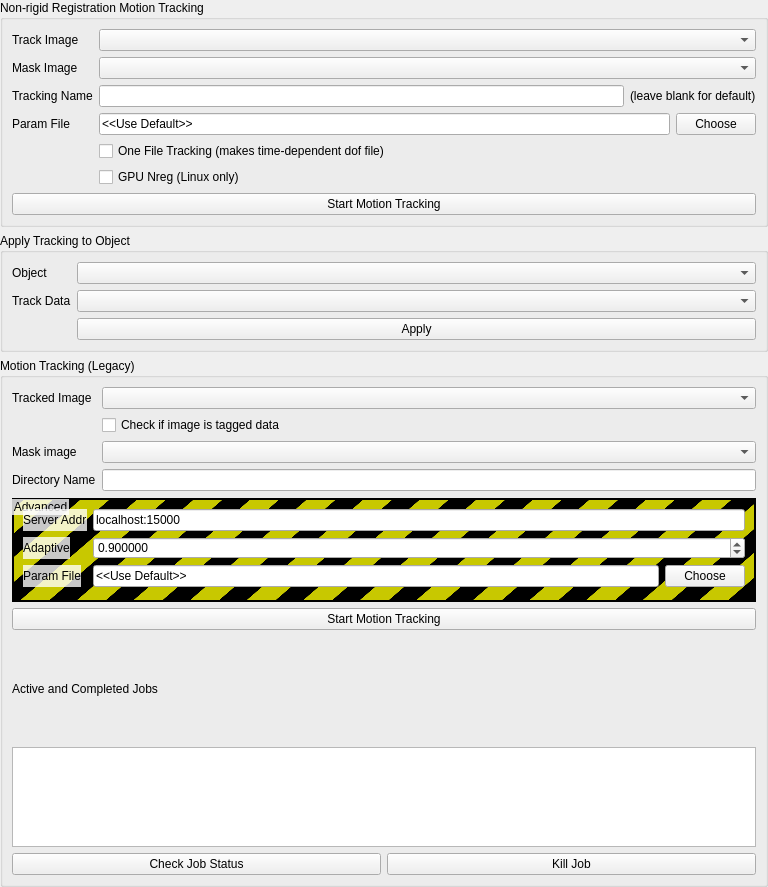
     <widget class="QWidget" name="page_3">
      <property name="geometry">
       <rect>
        <x>0</x>
        <y>0</y>
        <width>768</width>
        <height>887</height>
       </rect>
      </property>
      <property name="sizePolicy">
       <sizepolicy hsizetype="Preferred" vsizetype="Fixed">
        <horstretch>0</horstretch>
        <verstretch>0</verstretch>
       </sizepolicy>
      </property>
      <attribute name="label">
       <string>3. Motion Tracking</string>
      </attribute>
      <layout class="QVBoxLayout" name="verticalLayout_10">
       <property name="leftMargin">
        <number>0</number>
       </property>
       <property name="topMargin">
        <number>0</number>
       </property>
       <property name="rightMargin">
        <number>0</number>
       </property>
       <property name="bottomMargin">
        <number>0</number>
       </property>
       <item>
        <widget class="QGroupBox" name="groupBox_19">
         <property name="title">
          <string>Non-rigid Registration Motion Tracking</string>
         </property>
         <layout class="QVBoxLayout" name="verticalLayout_14">
          <item>
           <layout class="QFormLayout" name="formLayout_19">
            <property name="fieldGrowthPolicy">
             <enum>QFormLayout::AllNonFixedFieldsGrow</enum>
            </property>
            <property name="verticalSpacing">
             <number>6</number>
            </property>
            <item row="0" column="0">
             <widget class="QLabel" name="label_66">
              <property name="text">
               <string>Track Image</string>
              </property>
             </widget>
            </item>
            <item row="0" column="1">
             <widget class="QComboBox" name="trackedNregBox"/>
            </item>
            <item row="1" column="0">
             <widget class="QLabel" name="label_65">
              <property name="text">
               <string>Mask Image</string>
              </property>
             </widget>
            </item>
            <item row="1" column="1">
             <widget class="QComboBox" name="maskNregBox"/>
            </item>
            <item row="2" column="0">
             <widget class="QLabel" name="label_67">
              <property name="text">
               <string>Tracking Name</string>
              </property>
             </widget>
            </item>
            <item row="2" column="1">
             <layout class="QHBoxLayout" name="horizontalLayout_14">
              <item>
               <widget class="QLineEdit" name="trackingNregName"/>
              </item>
              <item>
               <widget class="QLabel" name="label_68">
                <property name="text">
                 <string>(leave blank for default)</string>
                </property>
               </widget>
              </item>
             </layout>
            </item>
            <item row="4" column="0">
             <widget class="QLabel" name="label_69">
              <property name="text">
               <string>Param File</string>
              </property>
             </widget>
            </item>
            <item row="6" column="1">
             <widget class="QCheckBox" name="gpuNregCheck">
              <property name="text">
               <string>GPU Nreg (Linux only)</string>
              </property>
             </widget>
            </item>
            <item row="5" column="1">
             <widget class="QCheckBox" name="oneFileCheck">
              <property name="text">
               <string>One File Tracking (makes time-dependent dof file)</string>
              </property>
             </widget>
            </item>
            <item row="4" column="1">
             <layout class="QHBoxLayout" name="horizontalLayout_15">
              <item>
               <widget class="QLineEdit" name="paramNRegEdit">
                <property name="text">
                 <string>&lt;&lt;Use Default&gt;&gt;</string>
                </property>
               </widget>
              </item>
              <item>
               <widget class="QPushButton" name="chooseNRegParamButton">
                <property name="text">
                 <string>Choose</string>
                </property>
               </widget>
              </item>
             </layout>
            </item>
           </layout>
          </item>
          <item>
           <widget class="QPushButton" name="startNregButton">
            <property name="text">
             <string>Start Motion Tracking</string>
            </property>
           </widget>
          </item>
         </layout>
        </widget>
       </item>
       <item>
        <widget class="QGroupBox" name="groupBox_7">
         <property name="title">
          <string>Apply Tracking to Object</string>
         </property>
         <layout class="QFormLayout" name="formLayout_5">
          <property name="fieldGrowthPolicy">
           <enum>QFormLayout::AllNonFixedFieldsGrow</enum>
          </property>
          <item row="0" column="0">
           <widget class="QLabel" name="label_20">
            <property name="text">
             <string>Object</string>
            </property>
           </widget>
          </item>
          <item row="0" column="1">
           <widget class="QComboBox" name="trackObjBox">
            <property name="sizePolicy">
             <sizepolicy hsizetype="Expanding" vsizetype="Fixed">
              <horstretch>0</horstretch>
              <verstretch>0</verstretch>
             </sizepolicy>
            </property>
           </widget>
          </item>
          <item row="1" column="0">
           <widget class="QLabel" name="label_21">
            <property name="text">
             <string>Track Data</string>
            </property>
           </widget>
          </item>
          <item row="1" column="1">
           <widget class="QComboBox" name="trackDataBox">
            <property name="sizePolicy">
             <sizepolicy hsizetype="Expanding" vsizetype="Fixed">
              <horstretch>0</horstretch>
              <verstretch>0</verstretch>
             </sizepolicy>
            </property>
           </widget>
          </item>
          <item row="3" column="1">
           <widget class="QPushButton" name="applyTrackButton">
            <property name="sizePolicy">
             <sizepolicy hsizetype="Expanding" vsizetype="Fixed">
              <horstretch>0</horstretch>
              <verstretch>0</verstretch>
             </sizepolicy>
            </property>
            <property name="text">
             <string>Apply</string>
            </property>
           </widget>
          </item>
         </layout>
        </widget>
       </item>
       <item>
        <widget class="QGroupBox" name="legacyBox">
         <property name="minimumSize">
          <size>
           <width>0</width>
           <height>0</height>
          </size>
         </property>
         <property name="title">
          <string>Motion Tracking (Legacy)</string>
         </property>
         <layout class="QVBoxLayout" name="verticalLayout_5">
          <item>
           <layout class="QFormLayout" name="formLayout">
            <property name="fieldGrowthPolicy">
             <enum>QFormLayout::AllNonFixedFieldsGrow</enum>
            </property>
            <property name="topMargin">
             <number>0</number>
            </property>
            <item row="0" column="0">
             <widget class="QLabel" name="label_3">
              <property name="text">
               <string>Tracked Image</string>
              </property>
             </widget>
            </item>
            <item row="0" column="1">
             <widget class="QComboBox" name="trackedBox">
              <property name="toolTip">
               <string>Choose an image to track through time using MotionTrack</string>
              </property>
             </widget>
            </item>
            <item row="1" column="1">
             <widget class="QCheckBox" name="isTagCheck">
              <property name="text">
               <string>Check if image is tagged data</string>
              </property>
             </widget>
            </item>
            <item row="2" column="1">
             <widget class="QComboBox" name="maskBox">
              <property name="toolTip">
               <string>Choose an isotropic LV/BiV segmentation mask made from first frame of tracked image (label 2 for cavity, 3 for myocardium)</string>
              </property>
             </widget>
            </item>
            <item row="2" column="0">
             <widget class="QLabel" name="label_4">
              <property name="text">
               <string>Mask image</string>
              </property>
             </widget>
            </item>
            <item row="3" column="0">
             <widget class="QLabel" name="label_70">
              <property name="text">
               <string>Directory Name</string>
              </property>
             </widget>
            </item>
            <item row="3" column="1">
             <widget class="QLineEdit" name="trackDirEdit"/>
            </item>
           </layout>
          </item>
          <item>
           <widget class="QGroupBox" name="trackAdvBox">
            <property name="styleSheet">
             <string notr="true">
QGroupBox::indicator{
background-color:rgba(255.0,255.0,255.0,200.0); 
}


QGroupBox{
border: 2px solid black;
background-color: qlineargradient(spread:reflect, x1:0, y1:0, x2:0.037, y2:0.006, stop:0.475271 rgba(0, 0, 0, 255), stop:0.497948 rgba(200, 200, 0, 255));
}

QGroupBox::title {
color: black;
background-color:rgba(255.0,255.0,255.0,200.0); 
}

QLabel{
color: black;
background-color:rgba(255.0,255.0,255.0,200.0);
}
</string>
            </property>
            <property name="title">
             <string>Advanced</string>
            </property>
            <property name="checkable">
             <bool>false</bool>
            </property>
            <layout class="QFormLayout" name="formLayout_18">
             <property name="fieldGrowthPolicy">
              <enum>QFormLayout::AllNonFixedFieldsGrow</enum>
             </property>
             <item row="0" column="0">
              <widget class="QLabel" name="svrAddrLabel">
               <property name="text">
                <string>Server Addr</string>
               </property>
              </widget>
             </item>
             <item row="0" column="1">
              <widget class="QLineEdit" name="svrAddrBox">
               <property name="toolTip">
                <string>Address of the MotionTrack server, must be localhost:&lt;NUM&gt; or &lt;IP&gt;:&lt;NUM&gt;</string>
               </property>
               <property name="text">
                <string>localhost:15000</string>
               </property>
              </widget>
             </item>
             <item row="1" column="0">
              <widget class="QLabel" name="label_5">
               <property name="text">
                <string>Adaptive</string>
               </property>
              </widget>
             </item>
             <item row="1" column="1">
              <widget class="QDoubleSpinBox" name="adaptBox">
               <property name="toolTip">
                <string>Adaptive tracking sensitivity value</string>
               </property>
               <property name="decimals">
                <number>6</number>
               </property>
               <property name="maximum">
                <double>9999.989999999999782</double>
               </property>
               <property name="singleStep">
                <double>0.100000000000000</double>
               </property>
               <property name="value">
                <double>0.900000000000000</double>
               </property>
              </widget>
             </item>
             <item row="2" column="0">
              <widget class="QLabel" name="label_11">
               <property name="text">
                <string>Param File</string>
               </property>
              </widget>
             </item>
             <item row="2" column="1">
              <layout class="QHBoxLayout" name="horizontalLayout_6">
               <item>
                <widget class="QLineEdit" name="paramEdit">
                 <property name="text">
                  <string>&lt;&lt;Use Default&gt;&gt;</string>
                 </property>
                </widget>
               </item>
               <item>
                <widget class="QPushButton" name="chooseParamButton">
                 <property name="toolTip">
                  <string>Choose a parameter file to use for MotionTrack, otherwise default files will be used</string>
                 </property>
                 <property name="text">
                  <string>Choose</string>
                 </property>
                </widget>
               </item>
              </layout>
             </item>
            </layout>
           </widget>
          </item>
          <item>
           <widget class="QPushButton" name="startButton">
            <property name="toolTip">
             <string>Send a motion track job to the server, starting the server if needed</string>
            </property>
            <property name="text">
             <string>Start Motion Tracking</string>
            </property>
           </widget>
          </item>
          <item>
           <widget class="QLabel" name="label_14">
            <property name="text">
             <string>Active and Completed Jobs</string>
            </property>
           </widget>
          </item>
          <item>
           <widget class="QListWidget" name="jobList">
            <property name="maximumSize">
             <size>
              <width>16777215</width>
              <height>100</height>
             </size>
            </property>
            <property name="editTriggers">
             <set>QAbstractItemView::NoEditTriggers</set>
            </property>
           </widget>
          </item>
          <item>
           <layout class="QHBoxLayout" name="horizontalLayout_7">
            <property name="topMargin">
             <number>0</number>
            </property>
            <item>
             <widget class="QPushButton" name="checkButton">
              <property name="text">
               <string>Check Job Status</string>
              </property>
             </widget>
            </item>
            <item>
             <widget class="QPushButton" name="killButton">
              <property name="text">
               <string>Kill Job</string>
              </property>
             </widget>
            </item>
           </layout>
          </item>
         </layout>
        </widget>
       </item>
      </layout>
     </widget>
